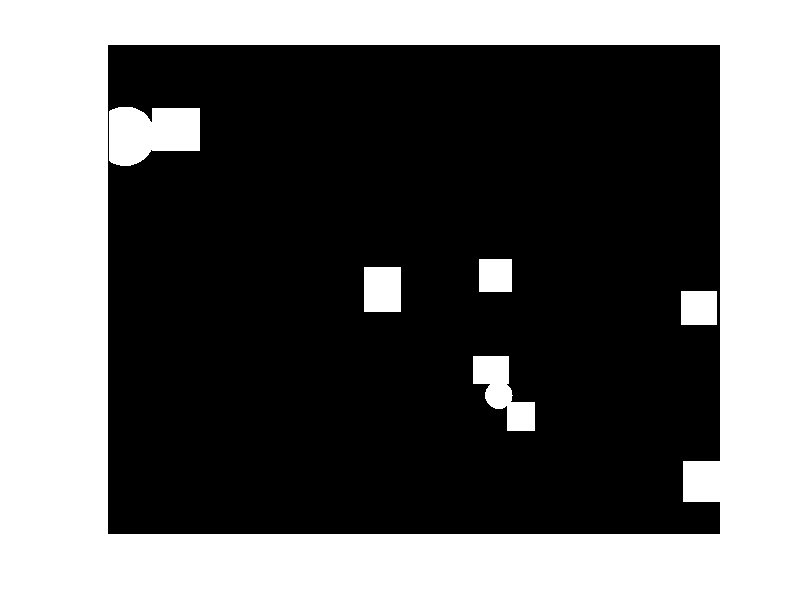

Recreate this plot in MATLAB.
%
% Copyright (c) 2018, Vishal_S
% All rights reserved. Please read the "license.txt" for license terms.
%
% Project Title: ObjectDetection
% 
% Developer: Vishal S
% 
% Contact Info: vishalsubbu97@gmail.com
%
clear all
clf
clc
Nx = 1000;
Ny = 1200;
A = zeros(Nx,Ny);

r = randi([6 10],1); % Number of objects 

for i = 1:r 
    obj_id = randi([1 2],1);
    if(obj_id==1) % For creating rectangles
        x_center = randi([10,Nx-20],1);
        y_center = randi([10,Ny-20],1);
        length = randi([50,Nx/10],1);
        breadth = randi([50,Nx/10],1);
        for  m = x_center : x_center+length
            for n = y_center : y_center +breadth
                A(m,n) = 1;
            end
        end
    elseif(obj_id==2)    % For creating circles
        rad = randi([10,70],1);
        x_center = randi([5,Nx-4],1);
        y_center = randi([5,Ny-4],1);
        for  m = 3:Nx-2
            for n = 3:Ny-2
                distx = m-x_center ;
                disty =n-y_center;
                dist = sqrt(distx^2 + disty^2);
                if(dist <= rad )
                    A(m,n) = 1;
                end
            end
        end
    end
end
  
g = im2uint8(A);
imshow(g);
imwrite(g,'squares.jpg');
